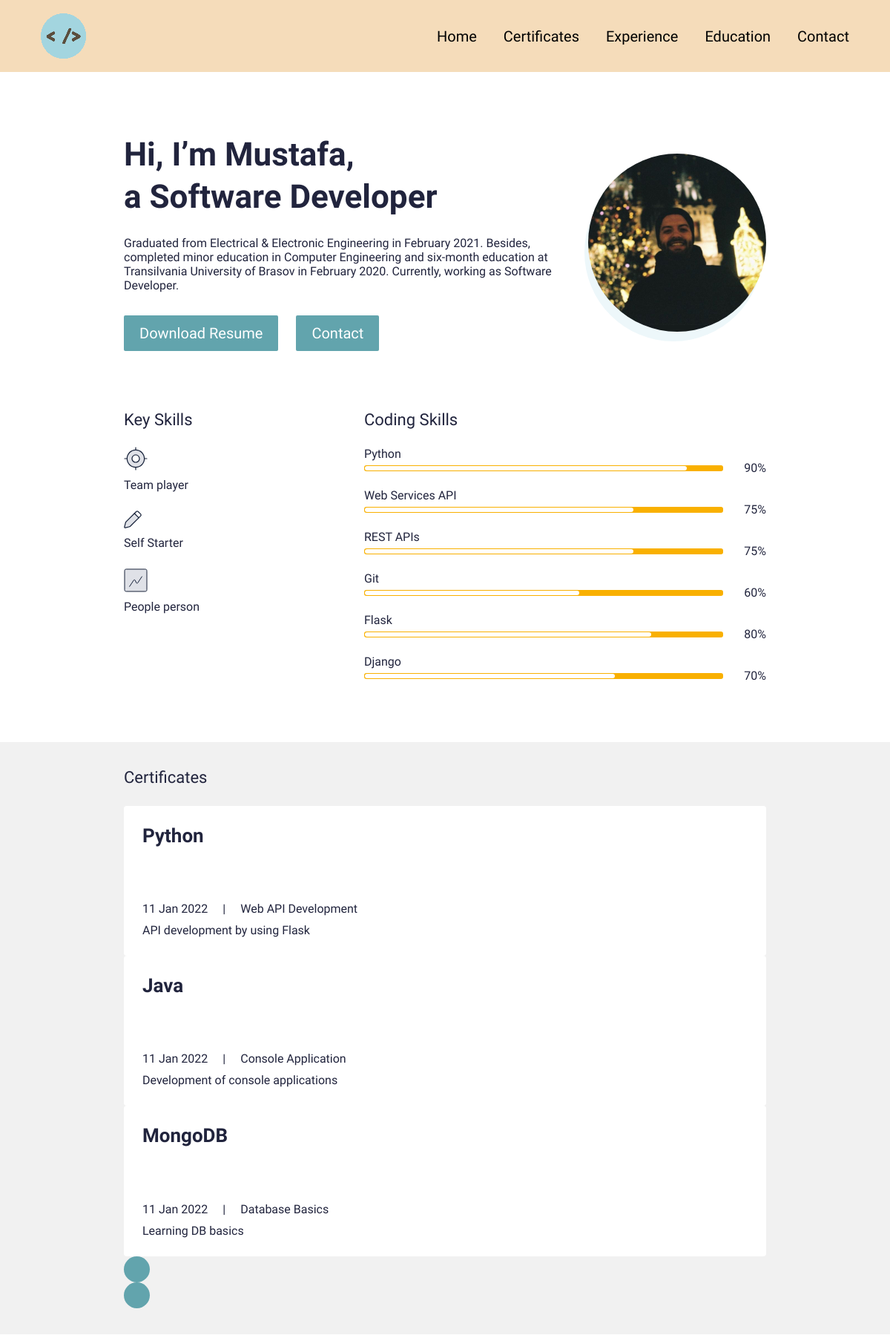
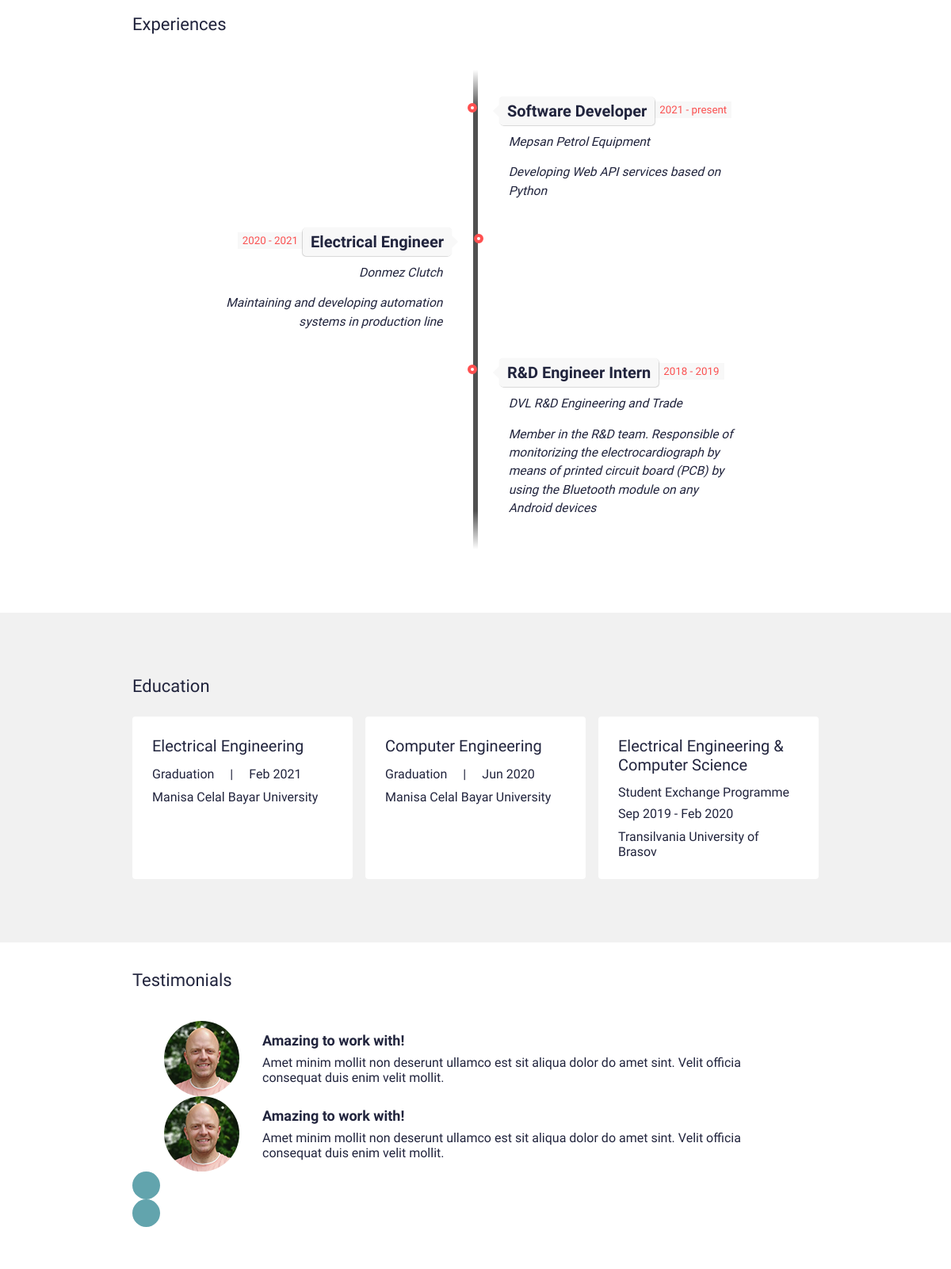
The page / (upper part) on the database its author committed (2 pictures, top to bottom).
### main/models.py (models this page shows, shortened)
class UserProfile(models.Model):
    class Meta:
        verbose_name_plural = 'User Profiles'
        verbose_name = 'User Profile'
    user = models.OneToOneField(User, on_delete=models.CASCADE)
    avatar = models.ImageField(blank=True, null=True, upload_to="avatar")
    title = models.CharField(max_length=200, blank=True, null=True)
    bio = models.TextField(blank=True, null=True)
    skills = models.ManyToManyField(Skill, blank=True)
    cv = models.FileField(blank=True, null=True, upload_to="cv")

class Skill(models.Model):
    class Meta:
        verbose_name_plural = 'Skills'
        verbose_name = 'Skill'
    name = models.CharField(max_length=20, blank=True, null=True)
    score = models.IntegerField(default=80, blank=True, null=True)
    image = models.FileField(blank=True, null=True, upload_to="skills")
    is_key_skill = models.BooleanField(default=False)

class Certificate(models.Model):
    class Meta:
        verbose_name_plural = 'Certificates'
        verbose_name = 'Certificate'
    date = models.DateTimeField(blank=True, null=True)
    name = models.CharField(max_length=50, blank=True, null=True)
    title = models.CharField(max_length=200, blank=True, null=True)
    description = models.CharField(max_length=500, blank=True, null=True)
    is_active = models.BooleanField(default=True)

### main/views.py (the view)
# urls.py: path('', views.IndexView.as_view(), name="home"),
class IndexView(generic.TemplateView):
    template_name = "main/index.html"
    def get_context_data(self, **kwargs):
        context = super().get_context_data(**kwargs)
        testimonials = Testimonial.objects.filter(is_active=True)
        certificates = Certificate.objects.filter(is_active=True)
        blogs = Blog.objects.filter(is_active=True)
        portfolio = Portfolio.objects.filter(is_active=True)
        skills = Skill.objects.filter(is_key_skill=True)
        context["skills"] = skills
        context["testimonials"] = testimonials
        context["certificates"] = certificates
        context["blogs"] = blogs
        context["portfolio"] = portfolio
        return context

### resume_demo/context_processors.py (called while the page is built)
def project_context(request):
	context = {
		'me': User.objects.first(),
	}
	return context

### main/templates/main/index.html (shortened to what this page needs)
{% extends 'main/base.html' %}
{% load static %}
{% block content %}
<section id="section1">
    <div class="bannerSection">
        <div class="container">
            <div class="row g-4 g-md-3  align-items-center">
                <div class="col-md-auto order-md-last">
                    <div class="bannerUserImg">
                        <img src="{{me.userprofile.avatar.url}}" alt="...">
                    </div>
                </div>
                <div class="col-md">
                    <div class="bannerContent">
                        <h1 class="xlTitle pb-3">Hi, I’m {{me.first_name|title}}, <br> a {{me.userprofile.title}}</h1>
                        <p>{{me.userprofile.bio}}</p>
                        <div class="bannerBtnCol">
                            <div class="row">
                                <div class="col-auto">
                                    <a download href="{{me.userprofile.cv.url}}" class="btn btnPrimary">Download
                                        Resume</a>
                                </div>
                                <div class="col-auto">
                                    <a href="{% url 'main:contact' %}" class="btn btnOutline">Contact</a>
                                </div>
                            </div>
                        </div>
                    </div>
                </div>
            </div>
        </div>
    </div>
</section>
<section>
    <div class="sectionSpace pt-0">
        <div class="container">
            <div class="row">
                <div class="col-md-auto">
                    <div class="keySkillCol">
                        <h4 class="smTitle pb-3">Key Skills</h4>
                        <div class="keySkillCard">
                            <div class="ksIconCol">
                                <img src="{% static 'images/key-skill-icon-1.svg' %}" alt="...">
                            </div>
                            <span class="ksText">Team player</span>
                        </div>
                        <div class="keySkillCard">
                            <div class="ksIconCol">
                                <img src="{% static 'images/key-skill-icon-2.svg' %}" alt="...">
                            </div>
                            <span class="ksText">Self Starter</span>
                        </div>
                        <div class="keySkillCard">
                            <div class="ksIconCol">
                                <img src="{% static 'images/key-skill-icon-3.svg' %}" alt="...">
                            </div>
                            <span class="ksText">People person</span>
                        </div>
                    </div>
                </div>
                <div class="col-md">
                    <h4 class="smTitle pb-3">Coding Skills</h4>
                    <div class="progressCol">
                        <div class="progressCard">
                            {% for s in skills %}
                            <div class="progressCol">
                                <span class="progressLbl">{{ s.name }}</span>
                                <div class="row g-2 align-items-center">
                                    <div class="col">
                                        <div class="progress progressStyle">
                                            <div class="progress-bar" role="progressbar" style="width: {{ s.score }}%"
                                                 aria-valuenow="{{ s.score }}" aria-valuemin="0"
                                                 aria-valuemax="100"></div>
                                        </div>
                                    </div>
                                    <div class="col-auto">
                                        <span class="pLbl">{{ s.score }}%</span>
                                    </div>
                                </div>
                            </div>
                            {% endfor %}
                        </div>
                    </div>
                </div>
            </div>
        </div>
    </div>
</section>
<section id="section2">
    <div class="sectionSpaceSm lightBg">
        <div class="container">
            <div class="row pb-3">
                <div class="col">
                    <h4 class="smText regular">Certificates</h4>
                </div>
            </div>
            <div class="sliderOuter">
                <div class="swiper certificatesSlider">
                    <div class="swiper-wrapper">
                        {% for c in certificates %}
                        {% if c.is_active %}
                        <div class="swiper-slide">
                            <div class="cardStyle1">
                                <h4 class="mdTitle cs1Title">
                                    <a href="javascript:void(0)">{{c.name}}</a>
                                </h4>
                                <ul class="cardOptionCol">
                                    <li>{{c.date.date}}</li>
                                    <li>{{c.title}}</li>
                                </ul>
                                <p>{{c.description}}</p>
                            </div>
                        </div>
                        {% endif %}
                        {% endfor %}
                    </div>
                </div>
                <div class="cert-swiper-button-next swiper-button-next swiperBtnStyle"></div>
                <div class="cert-swiper-button-prev swiper-button-prev swiperBtnStyle"></div>
            </div>
        </div>
    </div>
</section>
<section id="section3">
    <div class="sectionSpace pt-0">
        <div class="container">
            <br>
            <div class="row pb-3">
                <div class="col">
                    <h4 class="smText regular">Experiences</h4>
                </div>
            </div>
            <div class="timeline">
                <li>
                    <div class="direction-r">
                        <div class="flag-wrapper">
                            <span class="flag">Software Developer</span>
                            <span class="time-wrapper"><span class="time">2021 - present</span></span>
                        </div>
                        <div class="desc">Mepsan Petrol Equipment</div>
                        <div class="desc">Developing Web API services based on Python</div>
                    </div>
                </li>
                <li>
                    <div class="direction-l">
                        <div class="flag-wrapper">
                            <span class="flag">Electrical Engineer</span>
                            <span class="time-wrapper"><span class="time">2020 - 2021</span></span>
                        </div>
                        <div class="desc">Donmez Clutch</div>
                        <div class="desc">Maintaining and developing automation systems in production line</div>
                    </div>
                </li>
                <li>
                    <div class="direction-r">
                        <div class="flag-wrapper">
                            <span class="flag">R&D Engineer Intern</span>
                            <span class="time-wrapper"><span class="time">2018 - 2019</span></span>
                        </div>
                        <div class="desc">DVL R&D Engineering and Trade</div>
                        <div class="desc">Member in the R&D team. Responsible of monitorizing the
                            electrocardiograph by means of printed circuit board (PCB) by
                            using the Bluetooth module on any Android devices
                        </div>
                    </div>
                </li>
            </div>
        </div>
    </div>
</section>
<section id="section4">
    <div class="sectionSpace lightBg">
        <div class="container">
            <div class="row pb-3">
                <div class="col">
                    <h4 class="smText regular">Education</h4>
                </div>
            </div>
            <div class="row g-3">
                <div class="col-lg-4">
                    <div class="cardStyle1">
                        <h5>Electrical Engineering</h5>
                        <ul class="cardOptionCol">
                            <li>Graduation</li>
                            <li>Feb 2021</li>
                        </ul>
                        <p>Manisa Celal Bayar University</p>
                    </div>
                </div>
                <div class="col-lg-4">
                    <div class="cardStyle1">
                        <h5>Computer Engineering</h5>
                        <ul class="cardOptionCol">
                            <li>Graduation</li>
                            <li>Jun 2020</li>
                        </ul>
                        <p>Manisa Celal Bayar University</p>
                    </div>
                </div>
                <div class="col-lg-4">
                    <div class="cardStyle1">
                        <h5>Electrical Engineering & Computer Science</h5>
                        <ul class="cardOptionCol">
                            <h6>Student Exchange Programme</h6>
                            <h7>Sep 2019 - Feb 2020</h7>
                        </ul>
                        <p>Transilvania University of Brasov</p>
                    </div>
                </div>
            </div>
        </div>
    </div>
</section>
<section>
    <div class="sectionSpaceSm pt-0">
        <div class="container">
            <div class="testimonialCol">
                <h4 class="smText regular d-block">Testimonials</h4>
                <div class="testimonialSlider">
                    <div class="swiper testimonialSwiper">
                        <div class="swiper-wrapper">
                            <div class="swiper-slide">
                                <div class="testimonialCard">
                                    <div class="row align-items-center">
                                        <div class="col-sm-auto">
                                            <div class="tImgCol">
                                                <img src="images/user-thumb.jpg" alt="...">
                                            </div>
                                        </div>
                                        <div class="col-sm">
                                            <div class="tContentCol">
                                                <h4 class="xsTitle bold">Amazing to work with!</h4>
                                                <p>Amet minim mollit non deserunt ullamco est sit aliqua dolor do amet
                                                    sint.
                                                    Velit officia consequat duis enim velit mollit.</p>
                                            </div>
                                        </div>
                                    </div>
                                </div>
                            </div>
                            <div class="swiper-slide">
                                <div class="testimonialCard">
                                    <div class="row align-items-center">
                                        <div class="col-sm-auto">
                                            <div class="tImgCol">
                                                <img src="images/user-thumb.jpg" alt="...">
                                            </div>
                                        </div>
                                        <div class="col-sm">
                                            <div class="tContentCol">
                                                <h4 class="xsTitle bold">Amazing to work with!</h4>
                                                <p>Amet minim mollit non deserunt ullamco est sit aliqua dolor do amet
                                                    sint.
                                                    Velit officia consequat duis enim velit mollit.</p>
                                            </div>
                                        </div>
                                    </div>
                                </div>
                            </div>
                        </div>
                        <div class="test-swiper-button-next swiper-button-next swiperBtnStyle"></div>
                        <div class="test-swiper-button-prev swiper-button-prev swiperBtnStyle"></div>
                    </div>
                </div>
            </div>
        </div>
    </div>
</section>
{% endblock %}

### main/templates/main/base.html (shortened to what this page needs)
{% load static%}
<html lang="en">
  <head>
    <link href="{% static 'css/bootstrap.min.css' %}" rel="stylesheet">
    <link rel="stylesheet" href="https://unpkg.com/swiper@7.0.5/swiper-bundle.min.css">
    <link href="{% static 'css/style.css' %}" rel="stylesheet">
  </head>
  <body>
    {% include 'main/partials/nav.html' %}
    {% block content %}{% endblock %}
  </body>
</html>

### main/templates/main/partials/nav.html (shortened to what this page needs)
{% load static %}
<header>
    <div class="headerCol">
        <div class="container-fluid">
        <div class="row align-items-center">
            <div class="col-auto">
            <div class="logoCol"><a href="{% url 'main:home' %}"><img src="{% static 'images/logo.png' %}" alt="..."></a></div>
            </div>
            <div class="col">
            <div class="navCollapseCol">
                <div class="navCol">
                <ul>
                    <li><a href="/#section1">Home</a></li>
                    <li><a href="/#section2">Certificates</a></li>
                    <li><a href="/#section3">Experience</a></li>
                    <li><a href="/#section4">Education</a></li>
                    <li><a href="{% url 'main:contact' %}">Contact</a></li>
                </ul>
                </div>
            </div>
            </div>
        </div>
        </div>
    </div>
    </header>

### main/templates/main/partials/footer.html (shortened to what this page needs)
{% load static %}

### rows shown on the page
Skill: name "Python", score "90"
Skill: name "Web Services API", score "75"
Skill: name "REST APIs", score "75"
Skill: name "Git", score "60"
Skill: name "Flask", score "80"
Skill: name "Django", score "70"
Certificate: name "Python", date "11 Jan 2022", title "Web API Development", description "API development by using Flask"
Certificate: name "Java", date "11 Jan 2022", title "Console Application", description "Development of console applications"
Certificate: name "MongoDB", date "11 Jan 2022", title "Database Basics", description "Learning DB basics"

### other values the page prints
{{ me.first_name|title }} "Mustafa"
{{ me.userprofile.title }} "Software Developer"
